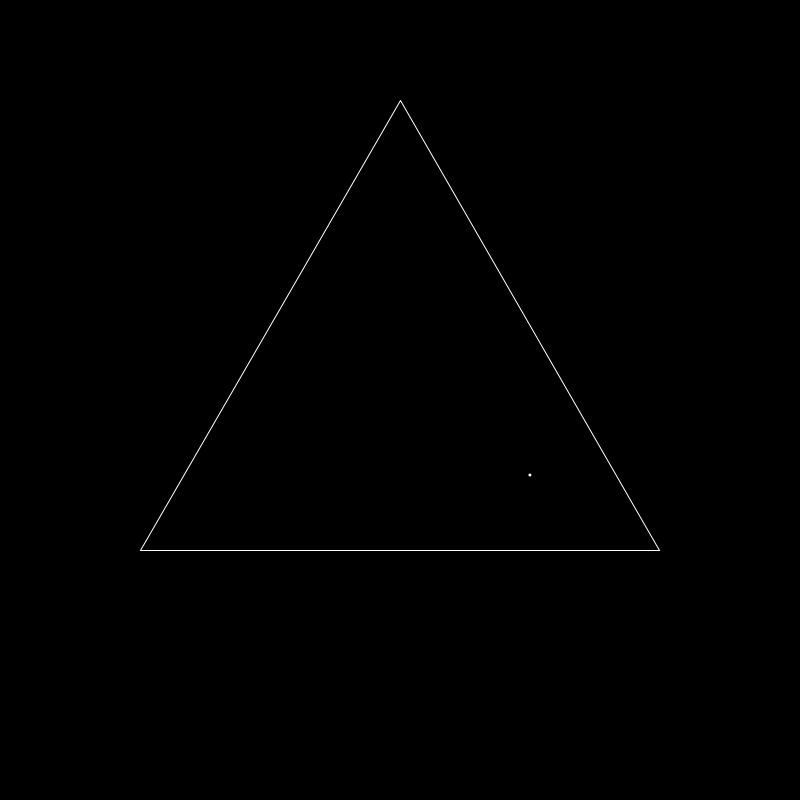
Frame 1 (no input)
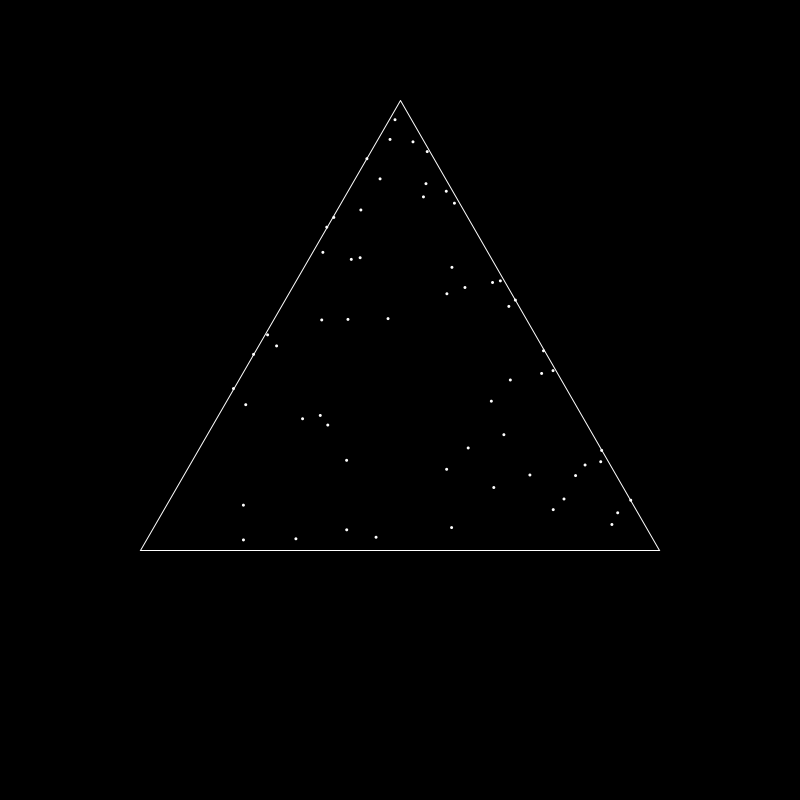
Frame 60 (the mouse pressed at the canvas centre just before this capture)
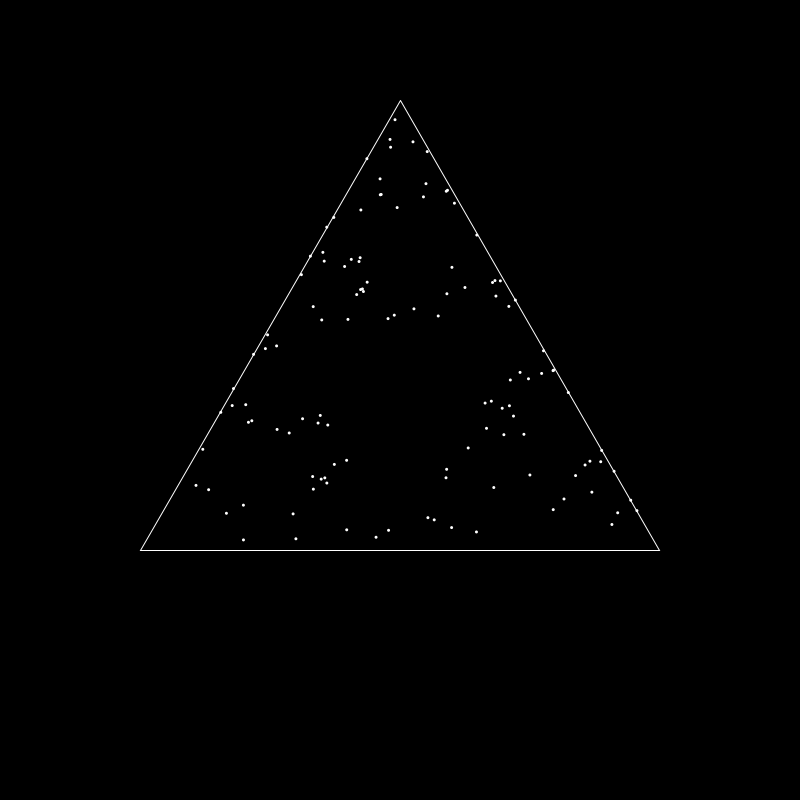
Frame 120 (the mouse held since frame 60 and released just before this capture)

The Processing sketch that drew these frames (run headless with seeded random() and noise(); from frame 60 on, the mouse is pressed at the canvas centre):

// Processing sketch: Sierpinski_shapes
// ── Sierpinski_shapes.pde
FloatList x = new FloatList();
FloatList y = new FloatList();
float px = 400, py = 400, n = 3;

void setup()
{
  size(800, 800);
  frameRate(600);
  for(int i = 0; i < n; i++)
  {
    x.push(400 + 300 * cos(i * (TWO_PI / n) - PI / 2));
    y.push(400 + 300 * sin(i * (TWO_PI / n) - PI / 2));
  }
  background(0);
  stroke(255);
  noFill();
  beginShape();
  for(int i = 0; i < n; i++)
    vertex(x.get(i), y.get(i));
  vertex(x.get(0), y.get(0));
  endShape();
  noStroke();
  fill(255);
}

void draw()
{
  int i = (int)random(0, n);
  px = (px + x.get(i)) / 2;
  py = (py + y.get(i)) / 2;
  circle(px, py, 3);
}
